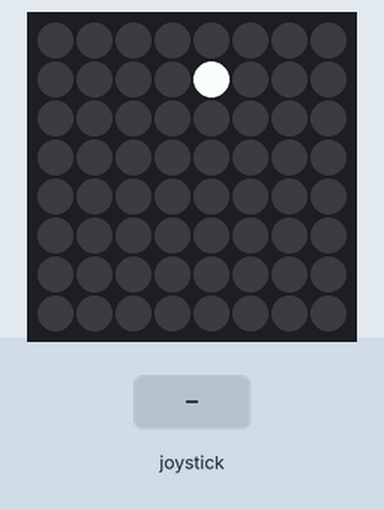
The program below on a simulated Raspberry Pi (BCM pin numbers) with a Sense HAT. Shown: the Sense HAT's 8×8 RGB LED matrix. The test bench sets the inputs (shaded band). Random numbers come from a fixed seed. At 8.8 s the program stops and its outputs stay as they are.

Above: at 3.2 s.
3.3 s: joystick pushed up
At 4.5 s:
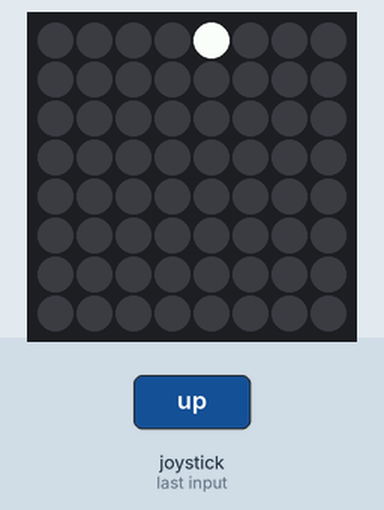
4.8 s: joystick pushed left
At 5.6 s:
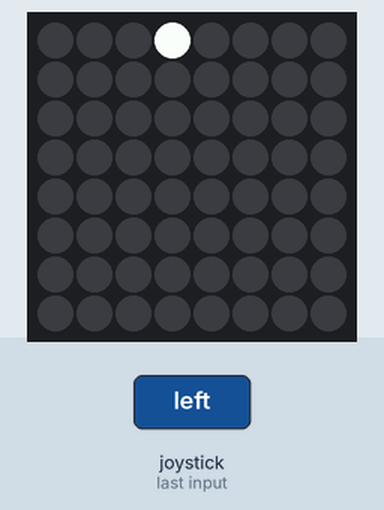
6.3 s: joystick pushed down
At 6.8 s:
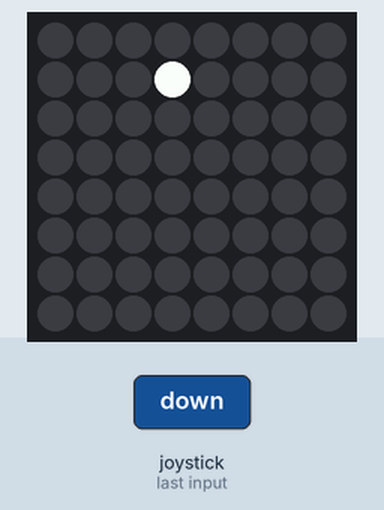
7.8 s: joystick clicked
Timing chart, 0 to 10.3 s (numbered marks = the images above; inputs shaded):
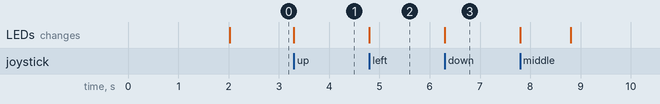

Measured:
- after the input at 3.3 s, the LEDs: change at once (image 1)
- after the input at 4.8 s, the LEDs: change at once (image 2)
- after the input at 6.3 s, the LEDs: change at once (image 3)

The program:

sensehat_goldhunt.py
```python
from sense_hat import *
from time import sleep
from random import randint

sense = SenseHat()
sense.clear()

e = ""

def goldhunt():

	def wait_for_move():
		while True:
			e = sense.stick.wait_for_event()
			if e.action != ACTION_RELEASED:
				return e

	R = [255, 0, 0]
	Y = [255, 255, 0]
	G = [0, 255, 0]
	W = [255, 255, 255]

	score = 0
	coinx = randint(0,7)
	coiny = randint(0,7)
	sense.set_pixel(coinx, coiny, Y)
	sleep(2)
	sense.clear()

	x = randint(0,7)
	y = randint(0,7)
	sense.set_pixel(x, y, W)

	while True:
		e = ""
		e = wait_for_move()

		if e.direction == DIRECTION_MIDDLE:
			if x == coinx and y == coiny:
				sense.set_pixel(x, y, G)
				sleep(1)
				sense.clear()
				return True
			else:
				sense.set_pixel(x, y, R)
				sleep(1)
				sense.clear()
				return False

			sleep(1)
			sense.clear()
			break

		sense.clear()

		if e.direction == DIRECTION_UP and y > 0:
			y = y - 1
		elif e.direction == DIRECTION_DOWN and y < 7:
			y = y + 1
		elif e.direction == DIRECTION_LEFT and x > 0:
			x = x - 1
		elif e.direction == DIRECTION_RIGHT and x < 7:
			x = x + 1
		sense.set_pixel(x, y, W)
		e = ""
sense.clear()
goldhunt()
```
